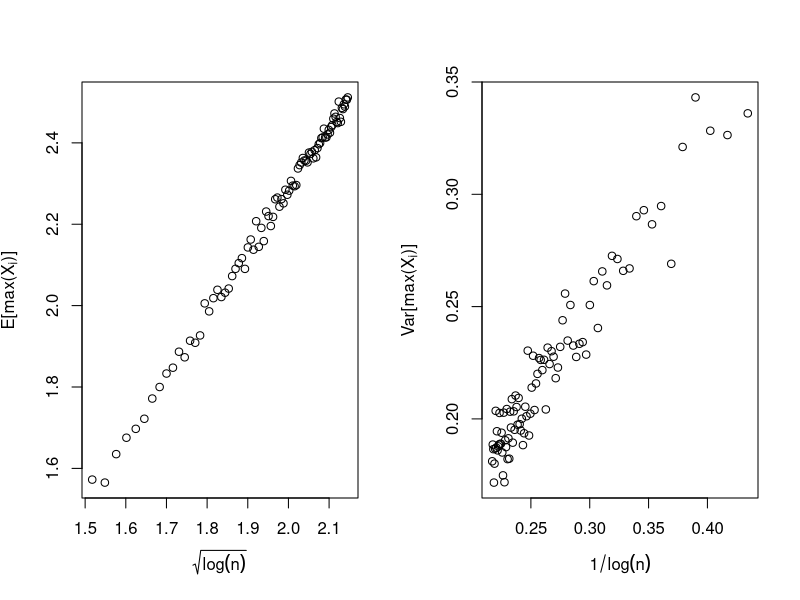
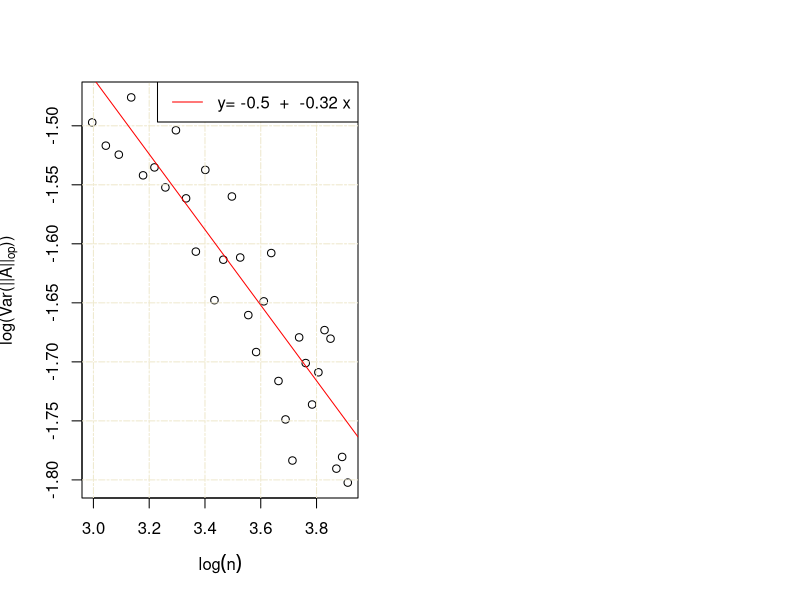

Reproduce these figures in R, in order.
## ---- chunk 1
n <- 10:100
standard <- sapply(n, function(n) var(apply(matrix(rnorm(n*1000, sd = 1), ncol = 1000), 2, max)))
mn <- sapply(n, function(n) mean(apply(matrix(rnorm(n*1000, sd = 1), ncol = 1000), 2, max)))
par(mfrow = c(1,2))
plot(sqrt(log(n)), mn, xlab=expression(sqrt(log(n))), ylab=expression(paste("E[max(", X[i] ,  ")]")))
plot(1/log(n), standard, xlab=expression(1/log(n)), ylab=expression(paste("Var[max(", X[i] ,  ")]")))
## ---- chunk 2

n <- 20:50
sim <- sapply(n, function(n) var( apply(array(rnorm(n*n*1000), dim=c(n,n,1000)), 3, 
                                        function(data) svd(data, nu = 0, nv = 0)$d[1]) ))
plot(log(n), log(sim), ylab=expression(paste("log(Var(||A||"[op],"))")), xlab=expression(log(n)))
grid (NULL,NULL, lty = 6, col = "cornsilk2")
coefs <- round(unname(coefficients(lm(log(sim) ~ log(n)))), digits = 2)
abline(coef = coefs, col="red")
legend("topright", paste("y=",coefs[1]," + ",coefs[2], "x", collapse = ""),  lty = 1, col = "red")
## Limiting Varianceis n^(-1/3)
